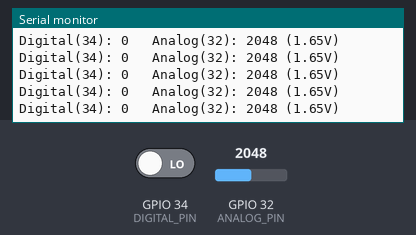
Bench run of a sketch on a simulated ESP32. On the bench: the last lines printed to the serial monitor. Inputs (shaded band) come from the test bench; at power-on: GPIO 32 (ANALOG_PIN) = 2048, GPIO 34 (DIGITAL_PIN) LOW (analog values on the 0–4095 scale).

Above: at 2.2 s.
2.3 s: GPIO 32 (ANALOG_PIN) set to 2866
At 2.33 s:
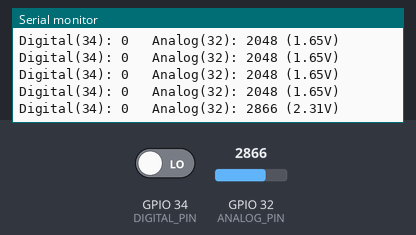
3.8 s: GPIO 34 (DIGITAL_PIN) driven HIGH
At 3.84 s:
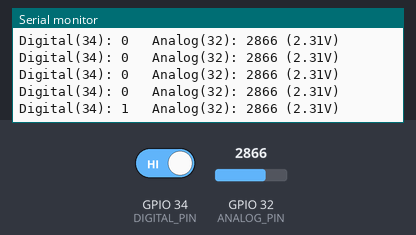
5.3 s: GPIO 32 (ANALOG_PIN) set to 3603
At 5.34 s:
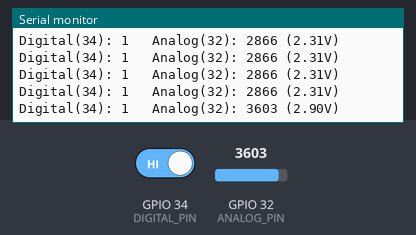
6.8 s: GPIO 34 (DIGITAL_PIN) driven LOW
At 6.85 s:
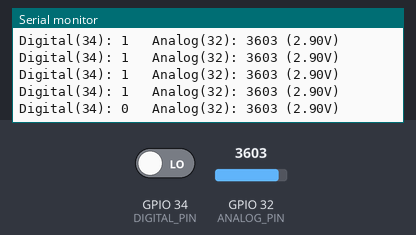
Timing chart, 0 to 9.3 s (numbered marks = the images above; inputs shaded):
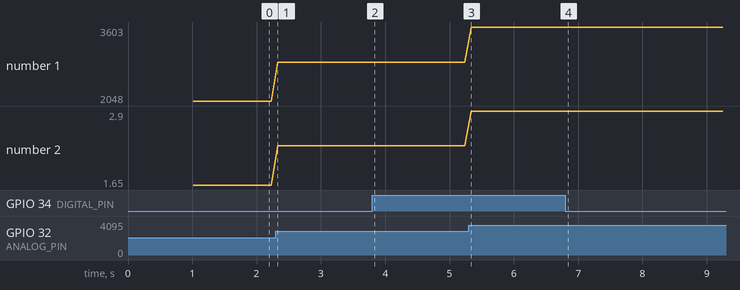

The sketch:

hall_sensor_test.ino
```cpp
#define DIGITAL_PIN 34
#define ANALOG_PIN 32

void setup() {
  Serial.begin(115200);
  delay(1000); // Give serial time to wake up

  pinMode(DIGITAL_PIN, INPUT);
  pinMode(ANALOG_PIN, INPUT);

  // Configure ADC - use 12-bit (native resolution for ESP32)
  analogReadResolution(12);                     // 12-bit -> 0..4095
  analogSetPinAttenuation(ANALOG_PIN, ADC_11db); // 0-3.3V range

  Serial.println("\n\nHall Sensor Test Starting...");
  Serial.println("Reading Digital Pin 34 and Analog Pin 32");
  Serial.println("Note: GPIO35 is input-only, no pull-up/down available");
  Serial.println("If reading 4095, the pin may be floating (not connected)");
  Serial.println("Expected range: 0-4095 (12-bit ADC)");
  Serial.println("Voltage = (reading / 4095) * 3.3V");
  Serial.println("");
}

void loop() {
  int dVal = digitalRead(DIGITAL_PIN);
  int aVal = analogRead(ANALOG_PIN);
  float voltage = (aVal / 4095.0) * 3.3;

  Serial.print("Digital(");
  Serial.print(DIGITAL_PIN);
  Serial.print("): ");
  Serial.print(dVal);
  Serial.print(" \tAnalog(");
  Serial.print(ANALOG_PIN);
  Serial.print("): ");
  Serial.print(aVal);
  Serial.print(" (");
  Serial.print(voltage, 2);
  Serial.println("V)");

  delay(100); // 10Hz update rate
}
```

Measured:
- after the input at 2.3 s, the serial monitor: prints a new line at once (image 1)
- after the input at 3.8 s, the serial monitor: prints a new line at once (image 2)
- after the input at 5.3 s, the serial monitor: prints a new line at once (image 3)
- after the input at 6.8 s, the serial monitor: prints a new line at once (image 4)
- plotted number 1: 2048 → 2866 after the input at 2.3 s, 2866 → 3603 after the input at 5.3 s
- plotted number 2: 1.65 → 2.31 after the input at 2.3 s, 2.31 → 2.9 after the input at 5.3 s
